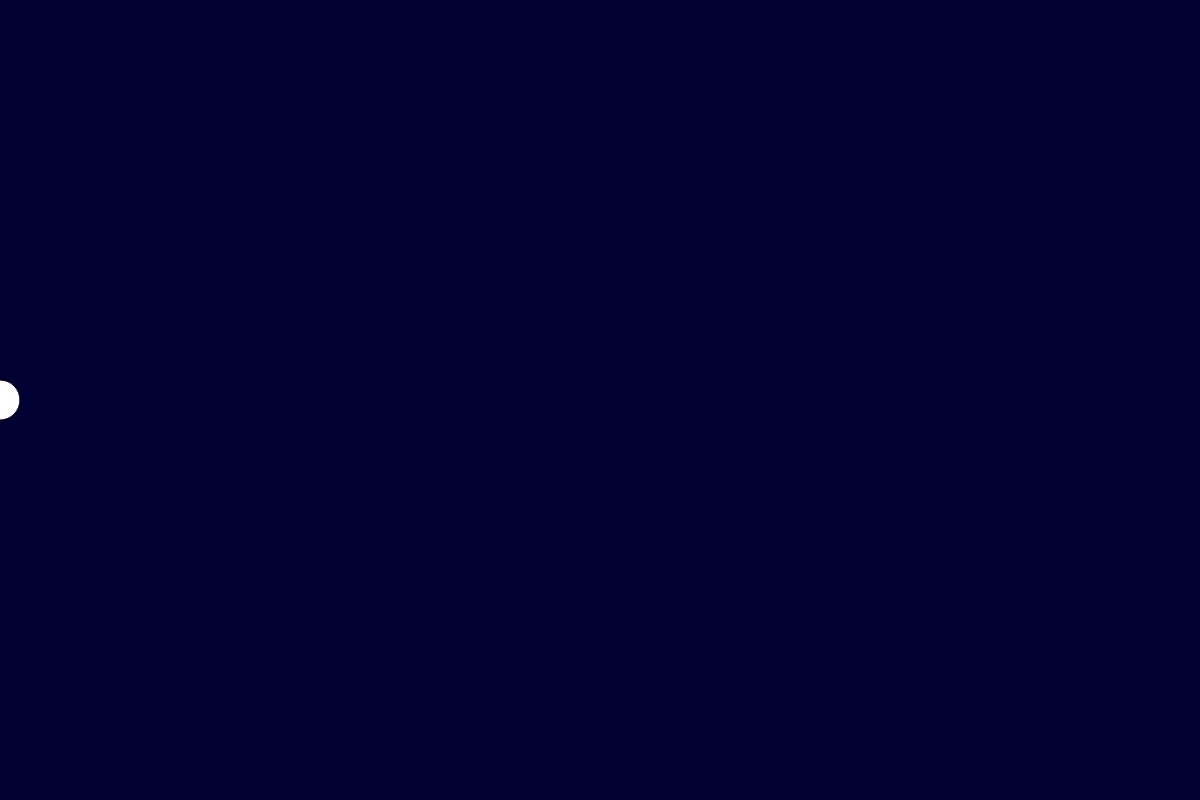
Frame 1 (no input)
Frame 60 (no input): identical to frame 1, image omitted
Frame 120 (the mouse pressed at the canvas centre since frame 60): blank canvas, image omitted

The p5.js sketch that drew this single still picture (run headless with seeded random() and noise() and a simulated clock; from frame 60 on, the mouse is pressed at the canvas centre):

// p5.js sketch
// ── sketch.js

var r = 0;
var g = 0;
var b = 0;

// INITIALIZE ALL YOUR VARIABLES
// Ideally you would create 3 variables. red blue green or r, g, b


function setup(){

  createCanvas(1200,800);
}


function draw(){

  r=map(mouseX,0,1200,0,20);
  g=map(mouseX,0,1200,1,20);
  b=map(mouseX,0,1200,50,255);


  background(r,g,b);

  ellipse(mouseX,400,40,40);


  // change the value of Red based on the mouse movement about the X axis
  // change the value of Green based on the mouse movement about the X axis
  // change the value of Blue based on the mouse movement about the X axis

  // Use the map() function to do so. 

  // Pass the values to the background() function you have learnt previously.

  // Create an ellipse that will move around with you mouse about the X axis.
  // Remember to fill the canvas with white paint before creating the ellipse.
}
